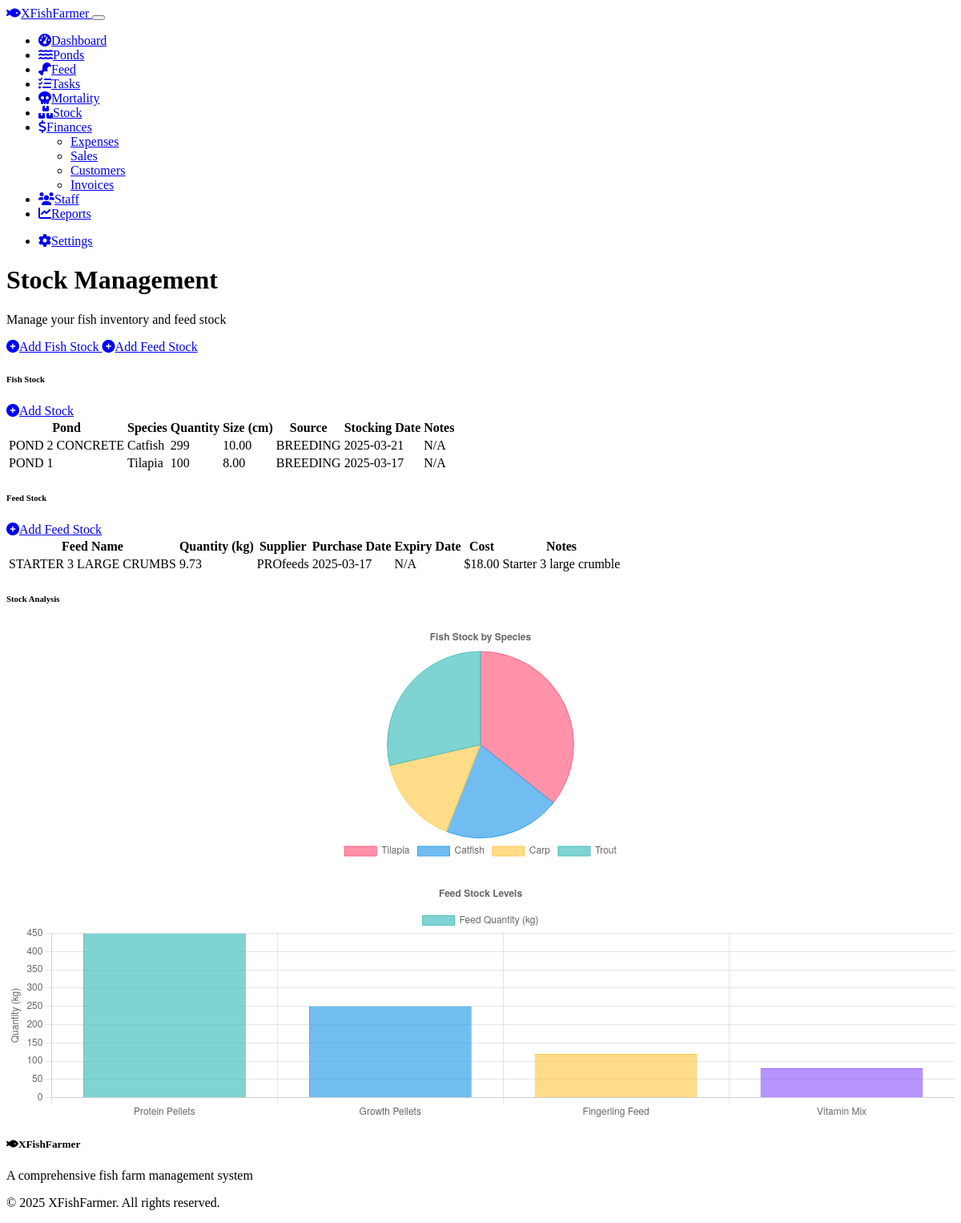
Page /stock on the earlier database version.
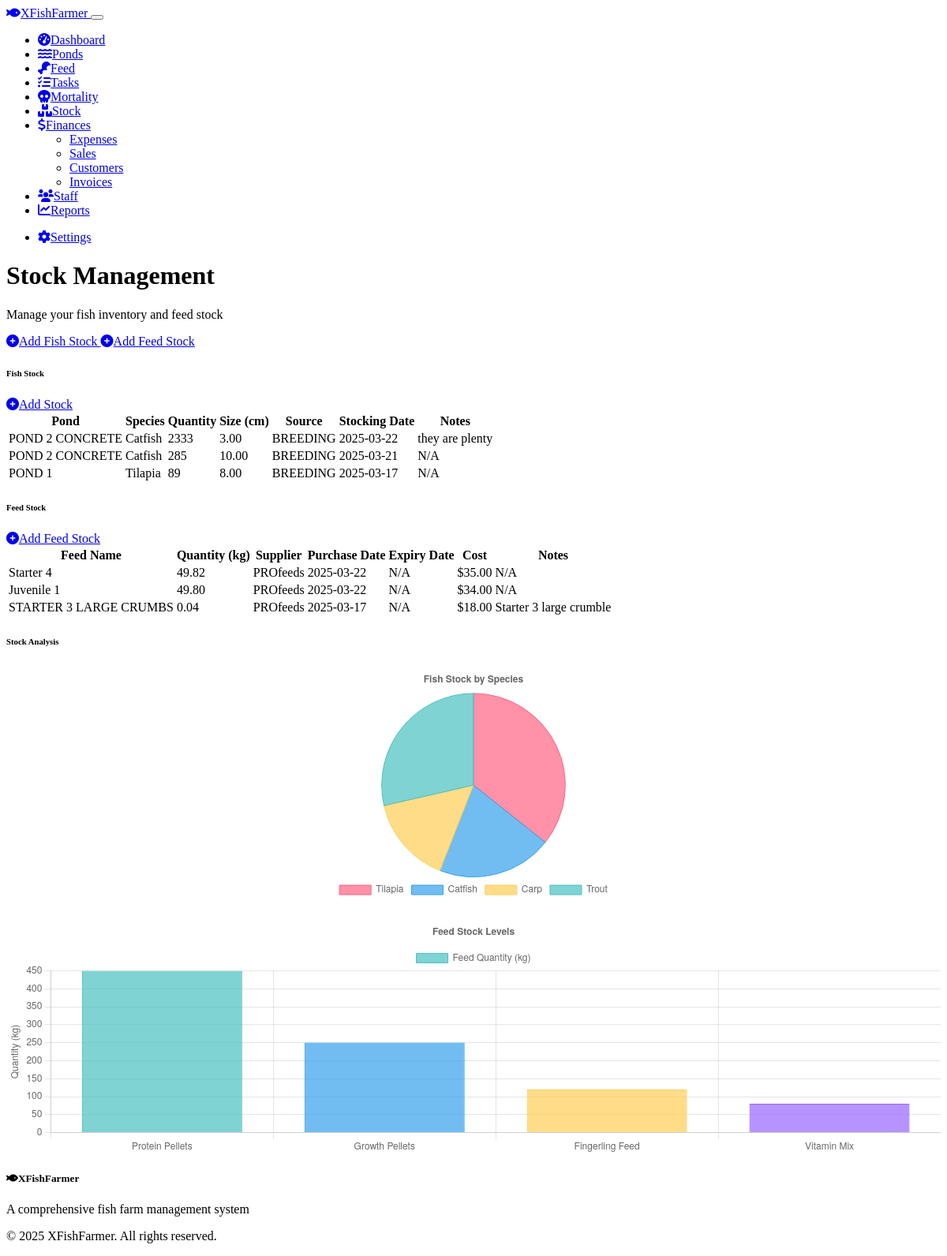
Same page on the later database version.
### models.py (models this page shows, shortened)
class Stock(db.Model):
    id = db.Column(db.Integer, primary_key=True)
    pond_id = db.Column(db.Integer, db.ForeignKey('pond.id'), nullable=False)
    species = db.Column(db.String(100), nullable=False)
    quantity = db.Column(db.Integer, nullable=False)
    size = db.Column(db.Float, nullable=False)  # Size in cm
    source = db.Column(db.String(100), nullable=True)
    stocking_date = db.Column(db.Date, nullable=False, default=date.today)
    notes = db.Column(db.Text, nullable=True)
    date_created = db.Column(db.DateTime, default=datetime.utcnow)
    date_updated = db.Column(db.DateTime, default=datetime.utcnow, onupdate=datetime.utcnow)

class Pond(db.Model):
    id = db.Column(db.Integer, primary_key=True)
    name = db.Column(db.String(100), nullable=False)
    size = db.Column(db.Float, nullable=False)  # Size in square meters
    water_capacity = db.Column(db.Float, nullable=False)  # Capacity in liters
    depth = db.Column(db.Float, nullable=True)  # Depth in meters
    pond_type = db.Column(db.String(50), nullable=False)  # e.g., freshwater, saltwater
    location = db.Column(db.String(100), nullable=True)
    notes = db.Column(db.Text, nullable=True)
    date_created = db.Column(db.DateTime, default=datetime.utcnow)
    date_updated = db.Column(db.DateTime, default=datetime.utcnow, onupdate=datetime.utcnow)
    feeds = db.relationship('Feed', backref='pond', lazy=True, cascade="all, delete-orphan")
    tasks = db.relationship('Task', backref='pond', lazy=True, cascade="all, delete-orphan")
    mortalities = db.relationship('Mortality', backref='pond', lazy=True, cascade="all, delete-orphan")
    stocks = db.relationship('Stock', backref='pond', lazy=True, cascade="all, delete-orphan")

class FeedStock(db.Model):
    id = db.Column(db.Integer, primary_key=True)
    name = db.Column(db.String(100), nullable=False)
    quantity = db.Column(db.Float, nullable=False)  # Quantity in kg
    supplier = db.Column(db.String(100), nullable=True)
    purchase_date = db.Column(db.Date, nullable=False, default=date.today)
    expiry_date = db.Column(db.Date, nullable=True)
    cost = db.Column(db.Float, nullable=False)  # Cost in currency
    notes = db.Column(db.Text, nullable=True)
    date_created = db.Column(db.DateTime, default=datetime.utcnow)
    date_updated = db.Column(db.DateTime, default=datetime.utcnow, onupdate=datetime.utcnow)

### routes.py (the view)
@app.route('/stock')
def stock():
    stocks = Stock.query.order_by(Stock.stocking_date.desc()).all()
    feed_stocks = FeedStock.query.order_by(FeedStock.purchase_date.desc()).all()
    return render_template('stock/index.html', stocks=stocks, feed_stocks=feed_stocks)

### templates/stock/index.html (shortened to what the changed rows need)
{% extends "layout.html" %}
{% block page_title %}Stock Management{% endblock %}
{% block content %}
<div class="row mb-4">
    <div class="col-12">
        <div class="card shadow">
            <div class="card-body">
                {% if stocks %}
                <div class="table-responsive">
                    <table class="table table-hover">
                        <thead>
                            <tr>
                                <th>Pond</th>
                                <th>Species</th>
                                <th>Quantity</th>
                                <th>Size (cm)</th>
                                <th>Source</th>
                                <th>Stocking Date</th>
                                <th>Notes</th>
                            </tr>
                        </thead>
                        <tbody>
                            {% for stock in stocks %}
                            <tr>
                                <td>{{ stock.pond.name }}</td>
                                <td>{{ stock.species }}</td>
                                <td>{{ stock.quantity }}</td>
                                <td>{{ "%.2f"|format(stock.size) }}</td>
                                <td>{{ stock.source or "N/A" }}</td>
                                <td>{{ stock.stocking_date.strftime('%Y-%m-%d') }}</td>
                                <td>{{ stock.notes or "N/A" }}</td>
                            </tr>
                            {% endfor %}
                        </tbody>
                    </table>
                </div>
                {% endif %}
            </div>
        </div>
    </div>
</div>
<div class="row">
    <div class="col-12">
        <div class="card shadow">
            <div class="card-body">
                {% if feed_stocks %}
                <div class="table-responsive">
                    <table class="table table-hover">
                        <thead>
                            <tr>
                                <th>Feed Name</th>
                                <th>Quantity (kg)</th>
                                <th>Supplier</th>
                                <th>Purchase Date</th>
                                <th>Expiry Date</th>
                                <th>Cost</th>
                                <th>Notes</th>
                            </tr>
                        </thead>
                        <tbody>
                            {% for feed_stock in feed_stocks %}
                            <tr>
                                <td>{{ feed_stock.name }}</td>
                                <td>{{ "%.2f"|format(feed_stock.quantity) }}</td>
                                <td>{{ feed_stock.supplier or "N/A" }}</td>
                                <td>{{ feed_stock.purchase_date.strftime('%Y-%m-%d') }}</td>
                                <td>
                                    {% if feed_stock.expiry_date %}
                                        {% if feed_stock.expiry_date < now() %}
                                            <span class="text-danger">{{ feed_stock.expiry_date.strftime('%Y-%m-%d') }}</span>
                                        {% else %}
                                            {{ feed_stock.expiry_date.strftime('%Y-%m-%d') }}
                                        {% endif %}
                                    {% else %}
                                        N/A
                                    {% endif %}
                                </td>
                                <td>${{ "%.2f"|format(feed_stock.cost) }}</td>
                                <td>{{ feed_stock.notes or "N/A" }}</td>
                            </tr>
                            {% endfor %}
                        </tbody>
                    </table>
                </div>
                {% endif %}
            </div>
        </div>
    </div>
</div>
{% endblock %}

Differences in the rows shown:
added Stock: pond.name "POND 2 CONCRETE", species "Catfish", quantity "2333", size "3.00", source "BREEDING", stocking_date "2025-03-22", notes "they are plenty"
changed Stock (number 2 of 3 on the later page): quantity "299" → "285"
changed Stock "Tilapia": quantity "100" → "89"
added FeedStock: name "Starter 4", quantity "49.82", supplier "PROfeeds", purchase_date "2025-03-22", shows "N/A", cost "35.00", notes "N/A"
added FeedStock: name "Juvenile 1", quantity "49.80", supplier "PROfeeds", purchase_date "2025-03-22", shows "N/A", cost "34.00", notes "N/A"
changed FeedStock "STARTER 3 LARGE CRUMBS": quantity "9.73" → "0.04"
